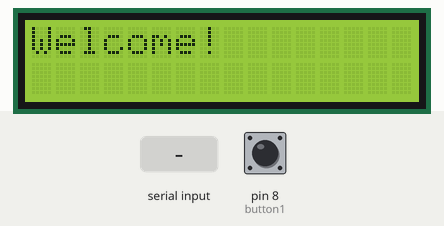
Simulated run of this sketch. Board: Arduino Uno, built with avr-gcc and run on an emulated ATmega328P. Parts: 16×2 character LCD. Inputs (shaded band) come from the test bench; at power-on: pin 8 (button1) HIGH. What the sketch prints to the serial monitor is not drawn.

Above: at 0.1 s.
4.3 s: "1" received over Serial
At 5.9 s:
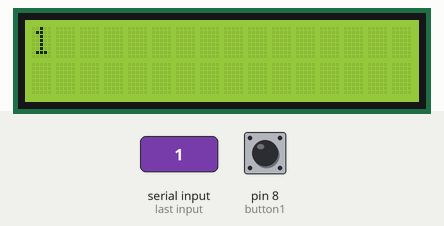
6.6 s: pin 8 (button1) pulled LOW for 1 s
Timing chart, 0 to 9.6 s (numbered marks = the images above; inputs shaded):
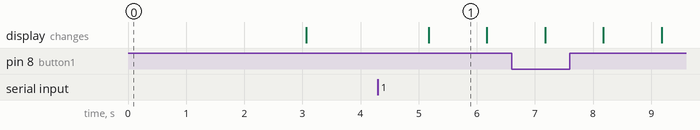

Measured:
- after the input at 4.3 s, the display: changes after 0.87 s (image 1)
- what the display in image 1 shows lasts 1.0 s, from 5.2 s to 6.2 s

The sketch:

Bluetooth_Commander.ino
```cpp
#include <LiquidCrystal.h>
#define button 7
#define button1 8

LiquidCrystal lcd(12, 11, 5, 4, 3, 2);
String inData;

void setup() {

pinMode(button,INPUT);
pinMode(button1,INPUT);

  Serial.begin(9600);
    lcd.begin(16,2);
    lcd.print("Welcome!");
    delay(3000);
    lcd.clear();


}
void loop() {
 int i=0;
 int r=1;
 char commandbuffer[100];
 int  number;
 int number2;


 //number=digitalRead(button);
 //Serial.println(number);

 number2=digitalRead(button1);

if(number==0)
Serial.print("Ready");


if(number2==0)
Serial.print("Hello");


  if(Serial.available()){
     delay(100);
     while( Serial.available() && i< 99) {
        commandbuffer[i++] = Serial.read();
     }
     commandbuffer[i++]='\0';
  }


  if(i>0)

     Serial.println((char*)commandbuffer);
     lcd.print((char*)commandbuffer);
     delay(1000);
     lcd.clear();
     }
```
